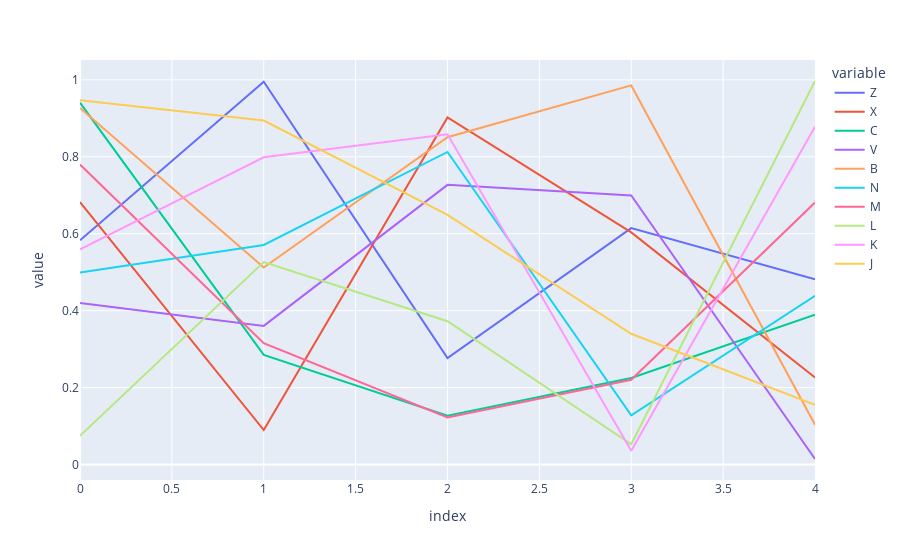

Notebook source saved alongside this figure:
### Markdown cell above
Generate a toy DataFrame for testing

### Code cell
df = pd.DataFrame(np.random.rand(5, 10), columns=list('ZXCVBNMLKJ'))
px.line(df)

### Figure 1 — Plotly figure (JSON) as saved in the notebook; plotly's stock layout.template omitted (floating-point values rounded to 4 significant figures)
{"data": [{"hovertemplate": "variable=Z<br>index=%{x}<br>value=%{y}<extra></extra>", "legendgroup": "Z", "line": {"color": "#636efa", "dash": "solid"}, "mode": "lines", "name": "Z", "orientation": "v", "showlegend": true, "type": "scatter", "x": [0, 1, 2, 3, 4], "xaxis": "x", "y": [0.5829, 0.9949, 0.277, 0.6146, 0.4813], "yaxis": "y"}, {"hovertemplate": "variable=X<br>index=%{x}<br>value=%{y}<extra></extra>", "legendgroup": "X", "line": {"color": "#EF553B", "dash": "solid"}, "mode": "lines", "name": "X", "orientation": "v", "showlegend": true, "type": "scatter", "x": [0, 1, 2, 3, 4], "xaxis": "x", "y": [0.6818, 0.08985, 0.902, 0.6035, 0.2263], "yaxis": "y"}, {"hovertemplate": "variable=C<br>index=%{x}<br>value=%{y}<extra></extra>", "legendgroup": "C", "line": {"color": "#00cc96", "dash": "solid"}, "mode": "lines", "name": "C", "orientation": "v", "showlegend": true, "type": "scatter", "x": [0, 1, 2, 3, 4], "xaxis": "x", "y": [0.9405, 0.2851, 0.127, 0.225, 0.3895], "yaxis": "y"}, {"hovertemplate": "variable=V<br>index=%{x}<br>value=%{y}<extra></extra>", "legendgroup": "V", "line": {"color": "#ab63fa", "dash": "solid"}, "mode": "lines", "name": "V", "orientation": "v", "showlegend": true, "type": "scatter", "x": [0, 1, 2, 3, 4], "xaxis": "x", "y": [0.4199, 0.3604, 0.7271, 0.6992, 0.01453], "yaxis": "y"}, {"hovertemplate": "variable=B<br>index=%{x}<br>value=%{y}<extra></extra>", "legendgroup": "B", "line": {"color": "#FFA15A", "dash": "solid"}, "mode": "lines", "name": "B", "orientation": "v", "showlegend": true, "type": "scatter", "x": [0, 1, 2, 3, 4], "xaxis": "x", "y": [0.9267, 0.5121, 0.8509, 0.9855, 0.1037], "yaxis": "y"}, {"hovertemplate": "variable=N<br>index=%{x}<br>value=%{y}<extra></extra>", "legendgroup": "N", "line": {"color": "#19d3f3", "dash": "solid"}, "mode": "lines", "name": "N", "orientation": "v", "showlegend": true, "type": "scatter", "x": [0, 1, 2, 3, 4], "xaxis": "x", "y": [0.4991, 0.5709, 0.8126, 0.128, 0.4389], "yaxis": "y"}, {"hovertemplate": "variable=M<br>index=%{x}<br>value=%{y}<extra></extra>", "legendgroup": "M", "line": {"color": "#FF6692", "dash": "solid"}, "mode": "lines", "name": "M", "orientation": "v", "showlegend": true, "type": "scatter", "x": [0, 1, 2, 3, 4], "xaxis": "x", "y": [0.7798, 0.3157, 0.1224, 0.2203, 0.681], "yaxis": "y"}, {"hovertemplate": "variable=L<br>index=%{x}<br>value=%{y}<extra></extra>", "legendgroup": "L", "line": {"color": "#B6E880", "dash": "solid"}, "mode": "lines", "name": "L", "orientation": "v", "showlegend": true, "type": "scatter", "x": [0, 1, 2, 3, 4], "xaxis": "x", "y": [0.07483, 0.5262, 0.3726, 0.05294, 0.9969], "yaxis": "y"}, {"hovertemplate": "variable=K<br>index=%{x}<br>value=%{y}<extra></extra>", "legendgroup": "K", "line": {"color": "#FF97FF", "dash": "solid"}, "mode": "lines", "name": "K", "orientation": "v", "showlegend": true, "type": "scatter", "x": [0, 1, 2, 3, 4], "xaxis": "x", "y": [0.5596, 0.7988, 0.8584, 0.03597, 0.8783], "yaxis": "y"}, {"hovertemplate": "variable=J<br>index=%{x}<br>value=%{y}<extra></extra>", "legendgroup": "J", "line": {"color": "#FECB52", "dash": "solid"}, "mode": "lines", "name": "J", "orientation": "v", "showlegend": true, "type": "scatter", "x": [0, 1, 2, 3, 4], "xaxis": "x", "y": [0.9472, 0.8942, 0.6492, 0.3401, 0.1555], "yaxis": "y"}], "layout": {"legend": {"title": {"text": "variable"}, "tracegroupgap": 0}, "margin": {"t": 60}, "xaxis": {"anchor": "y", "domain": [0, 1], "title": {"text": "index"}}, "yaxis": {"anchor": "x", "domain": [0, 1], "title": {"text": "value"}}}}
